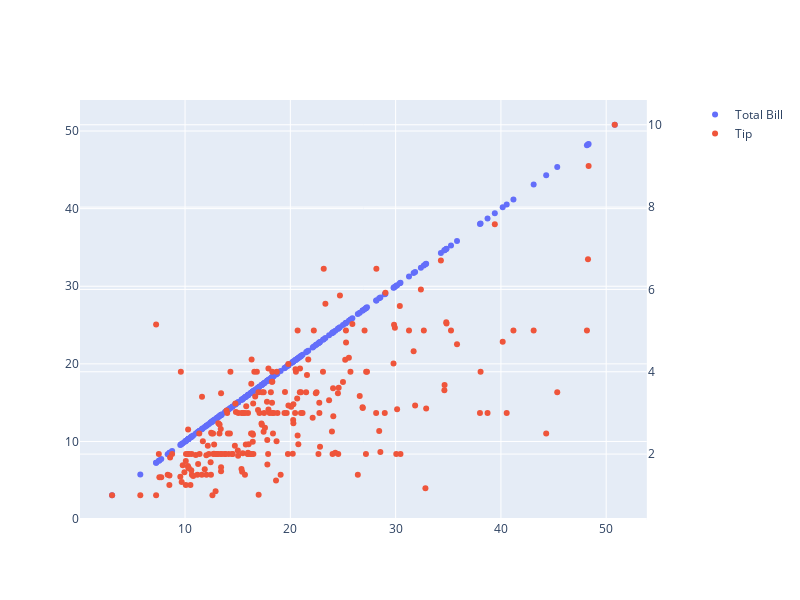

Here is the notebook cell this chart was saved with:
### Code cell
# dualAxis/dual y-axis plot -> https://youtu.be/t3D1s2-EiPc?si=NQZz4PEvSnOQz5S7&t
# Why do we use dual y-axis charts -> https://youtu.be/t3D1s2-EiPc?si=NQZz4PEvSnOQz5S7&t=37


from plotly.subplots import make_subplots
fig1 = make_subplots(specs=[[{"secondary_y": True}]])
fig1.add_trace(go.Scatter(x=tips['total_bill'], y=tips['total_bill'], mode='markers', name='Total Bill'), secondary_y=False) # primary y
fig1.add_trace(go.Scatter(x=tips['total_bill'], y=tips['tip'], mode='markers', name='Tip'), secondary_y=True) # secondary y
fig1.update_layout(height=600, width=800)
fig1.show()

### Figure 1 — Plotly figure (JSON) as saved in the notebook; plotly's stock layout.template omitted (floating-point values rounded to 4 significant figures; data arrays with more than 128 entries replaced by an {"elided": "..."} marker saying what was removed)
{"data": [{"mode": "markers", "name": "Total Bill", "type": "scatter", "x": {"elided": "244 float values"}, "xaxis": "x", "y": {"elided": "244 float values"}, "yaxis": "y"}, {"mode": "markers", "name": "Tip", "type": "scatter", "x": {"elided": "244 float values"}, "xaxis": "x", "y": {"elided": "244 float values"}, "yaxis": "y2"}], "layout": {"height": 600, "width": 800, "xaxis": {"anchor": "y", "domain": [0, 0.94]}, "yaxis": {"anchor": "x", "domain": [0, 1]}, "yaxis2": {"anchor": "x", "overlaying": "y", "side": "right"}}}
